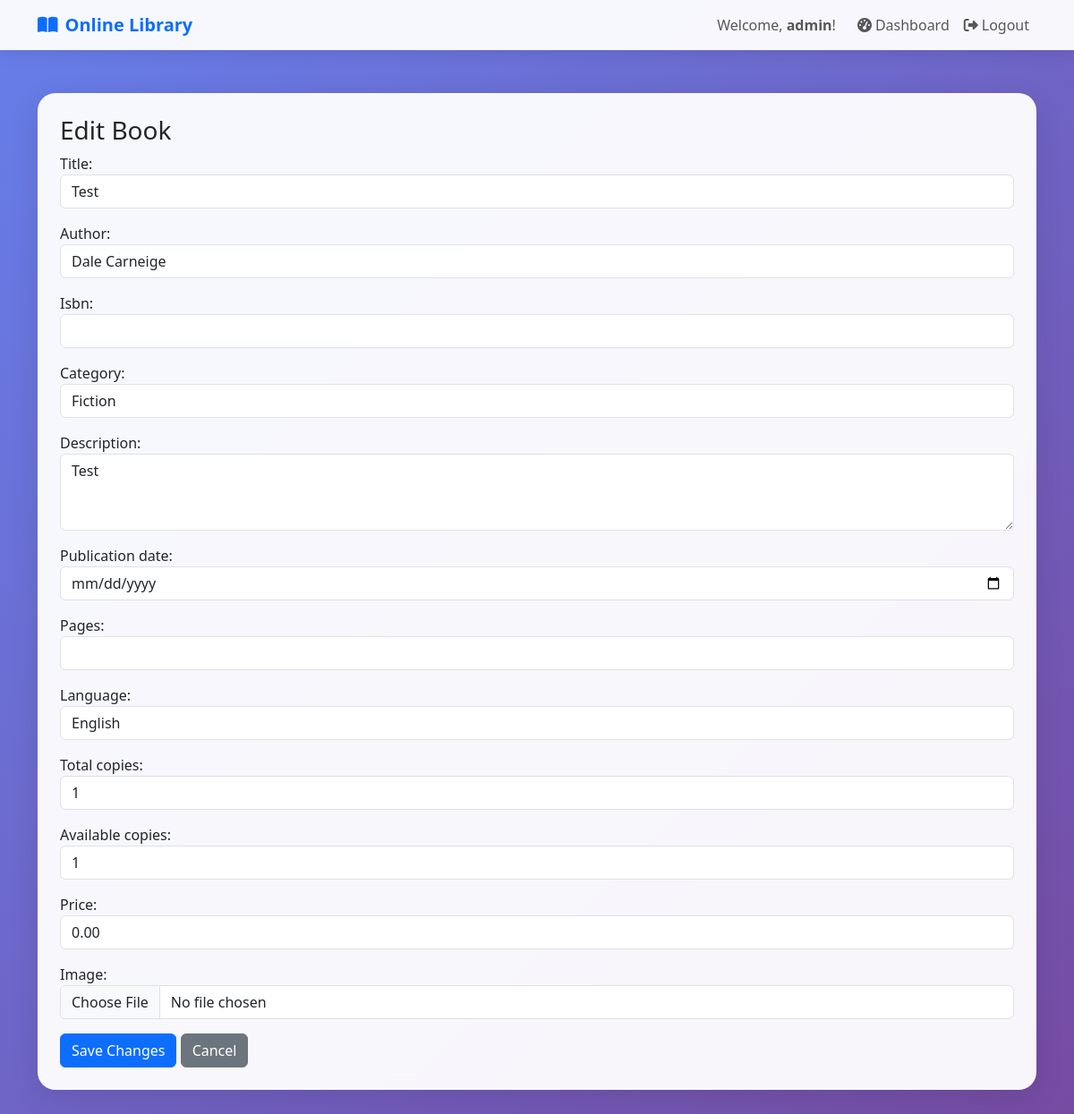
The app's page /dashboard/books/edit/13/ (signed in) with its own data.
### catalog/models.py (models this page shows, shortened)
class CustomUser(AbstractUser):
    ROLE_CHOICES = (
        ('admin', 'Admin'),
        ('user', 'User'),
    )
    role = models.CharField(max_length=10, choices=ROLE_CHOICES, default='user')

class Book(models.Model):
    CATEGORY_CHOICES = [
        ('Science', 'Science'),
        ('Fiction', 'Fiction'),
        ('Mathematics', 'Mathematics'),
        ('History', 'History'),
        ('DataScience','DataScience'),
    ]
    LANGUAGE_CHOICES = [
        ('English', 'English'),
        ('Spanish', 'Spanish'),
        ('French', 'French'),
        ('German', 'German'),
        ('Other', 'Other'),
    ]
    title = models.CharField(max_length=255)
    author = models.CharField(max_length=255)
    isbn = models.CharField(max_length=50, blank=True)
    category = models.CharField(max_length=50, choices=CATEGORY_CHOICES)
    description = models.TextField(blank=True, null=True)
    publication_date = models.DateField(null=True, blank=True)
    pages = models.IntegerField(null=True, blank=True)
    language = models.CharField(max_length=50, choices=LANGUAGE_CHOICES, default='English')
    price = models.DecimalField(max_digits=8, decimal_places=2, default=0)
    total_copies = models.IntegerField(default=1)
    available_copies = models.IntegerField(default=1)
    image = models.ImageField(upload_to='book_covers/', null=True, blank=True)
    created_at = models.DateTimeField(auto_now_add=True)
    updated_at = models.DateTimeField(auto_now=True)

### catalog/views.py (the view)
# urls.py: path("dashboard/books/edit/<int:book_id>/", views.edit_book, name="edit_book"),
@login_required
def edit_book(request, book_id):
    if not request.user.is_superuser and not (hasattr(request.user, 'role') and request.user.role == 'admin'):
        messages.error(request, "You don't have permission to edit books.")
        return redirect('dashboard')
    book = get_object_or_404(Book, id=book_id)
    if request.method == 'POST':
        form = BookForm(request.POST, instance=book)
        if form.is_valid():
            form.save()
            messages.success(request, f"Book '{book.title}' has been updated successfully.")
            return redirect('book_management')
    else:
        form = BookForm(instance=book)
    return render(request, 'catalog/edit_book.html', {'form': form, 'book': book})

### templates/catalog/edit_book.html (shortened to what this page needs)
{% extends "catalog/base.html" %}
{% block content %}
<div class="container py-5">
    <div class="glass-card p-4">
        <h3>Edit Book</h3>
        <form method="post" enctype="multipart/form-data">
            {{ form.as_p }}
            <button type="submit" class="btn btn-primary">Save Changes</button>
            <a href="javascript:history.back()" class="btn btn-secondary">Cancel</a>
        </form>
    </div>
</div>
{% endblock %}

### templates/catalog/base.html (shortened to what this page needs)
{% load static %}
<!DOCTYPE html>
<html lang="en">
<head>
    <link href="https://cdn.jsdelivr.net/npm/bootstrap@5.3.2/dist/css/bootstrap.min.css" rel="stylesheet">
    <link href="https://cdnjs.cloudflare.com/ajax/libs/font-awesome/6.4.0/css/all.min.css" rel="stylesheet">
</head>
<body>
    <nav class="navbar navbar-expand-lg navbar-light nav-glass">
        <div class="container">
            <a class="navbar-brand fw-bold text-primary" href="{% url 'home' %}">
                <i class="fas fa-book-open me-2"></i>Online Library
            </a>
            <div class="navbar-nav ms-auto">
                {% if user.is_authenticated %}
                    <span class="navbar-text me-3">Welcome, <strong>{{ user.username }}</strong>!</span>
                    <a class="nav-link" href="{% url 'dashboard' %}"><i class="fas fa-tachometer-alt me-1"></i>Dashboard</a>
                <form method="post" action="{% url 'logout' %}" class="d-inline">
                    <button type="submit" class="nav-link btn btn-link" style="border: none; background: none; cursor: pointer;">
                        <i class="fas fa-sign-out-alt me-1"></i>Logout
                    </button>
                </form>
                {% else %}
                    <a class="nav-link" href="{% url 'login' %}"><i class="fas fa-sign-in-alt me-1"></i>Login</a>
                    <a class="nav-link" href="{% url 'register' %}"><i class="fas fa-user-plus me-1"></i>Register</a>
                {% endif %}
            </div>
        </div>
    </nav>
    {% block content %}{% endblock %}
</body>
</html>

### templates/catalog/base.html (style rules this page uses)
:root { --primary: #2c3e50; --secondary: #3498db; --success: #27ae60; --warning: #f39c12; --danger: #e74c3c; --light: #ecf0f1; --dark: #2c3e50; }
body { font-family: 'Segoe UI', Tahoma, Geneva, Verdana, sans-serif; background: linear-gradient(135deg, #667eea 0%, #764ba2 100%); min-height: 100vh; }
.glass-card { background: rgba(255, 255, 255, 0.95); backdrop-filter: blur(10px); border-radius: 20px; border: 1px solid rgba(255, 255, 255, 0.2); box-shadow: 0 8px 32px rgba(0, 0, 0, 0.1); }
.nav-glass { background: rgba(255, 255, 255, 0.95) !important; backdrop-filter: blur(10px); box-shadow: 0 2px 20px rgba(0, 0, 0, 0.1); }

### records on screen
CustomUser: username "admin"
Book: title "Test", author "Dale Carneige", category "Fiction", description "Test", language "English", total_copies "1", available_copies "1", price "0.00"
